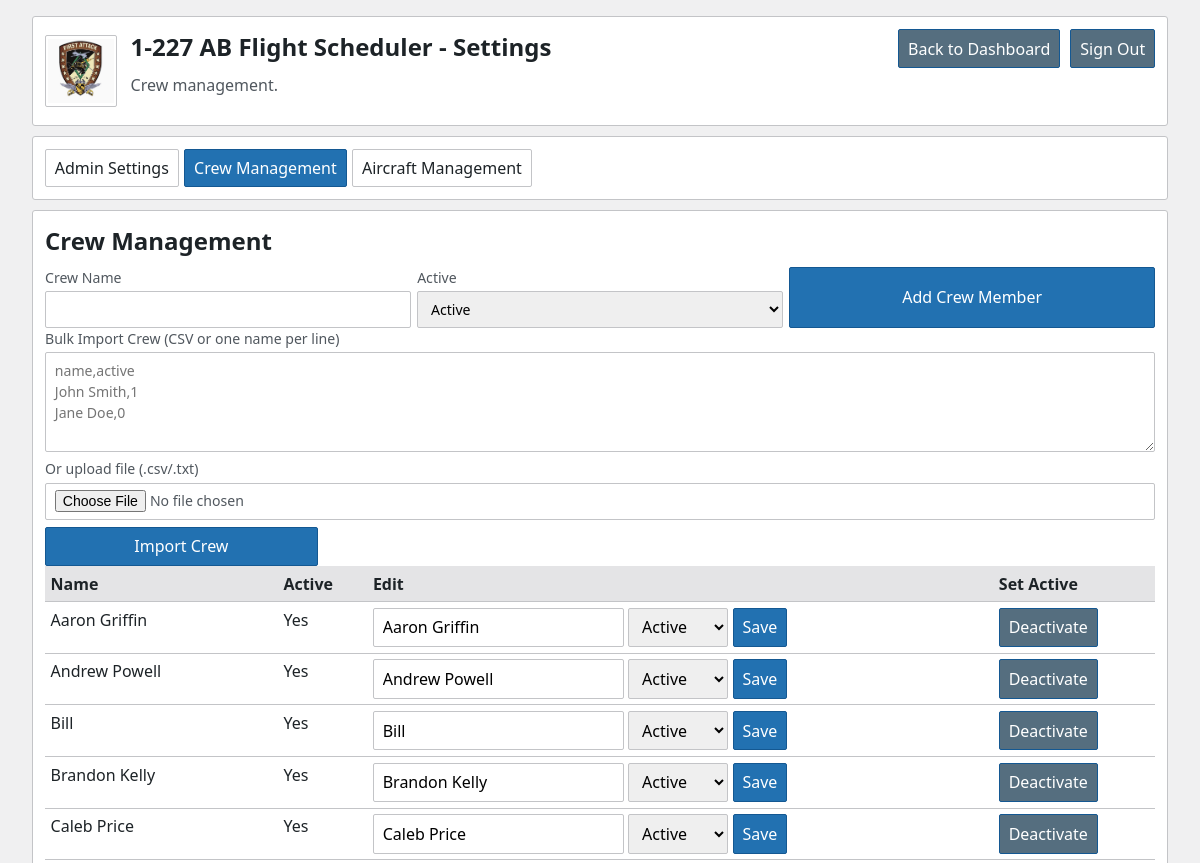
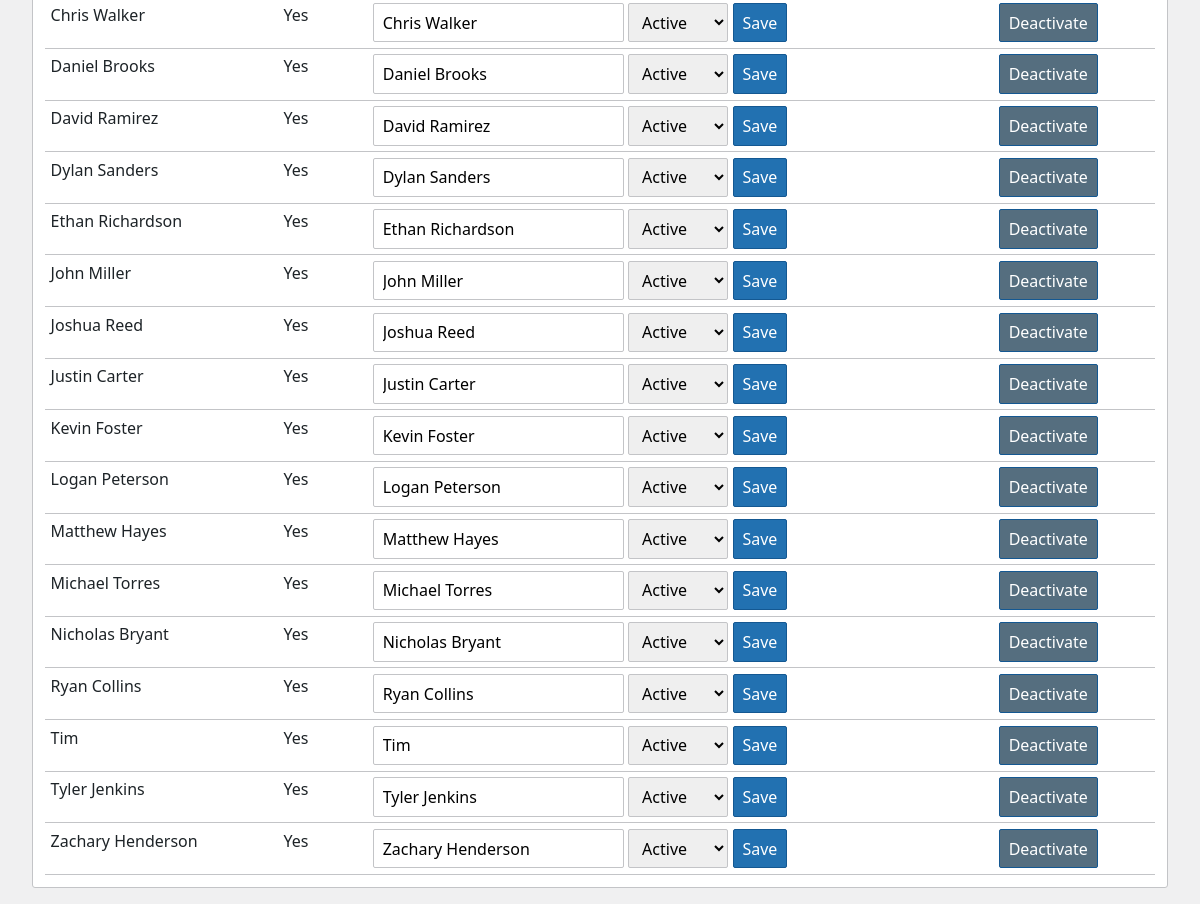
The app's page /settings/crew (signed in) with its own data (2 pictures, top to bottom).
### tables this page shows
CREATE TABLE crew (
                id INTEGER PRIMARY KEY AUTOINCREMENT,
                name TEXT NOT NULL UNIQUE,
                active INTEGER NOT NULL DEFAULT 1
            );

### app.py (the view)
@app.get("/settings/crew")
@login_required
@role_required("admin")
def settings_crew_page():
    with db_conn() as conn:
        crew = conn.execute("SELECT id, name, active FROM crew ORDER BY name").fetchall()
    return render_template(
        "settings_crew.html",
        crew=crew,
        ui_theme=get_app_setting("ui_theme", "light"),
    )

### app.py (called while the page is built)
def db_conn():
    conn = sqlite3.connect(DB_PATH)
    conn.row_factory = sqlite3.Row
    return conn

def current_user():
    uid = session.get("user_id")
    if not uid:
        return None
    with db_conn() as conn:
        return conn.execute(
            "SELECT id, username, role, active FROM users WHERE id = ?",
            (uid,),
        ).fetchone()

def get_app_setting(key: str, default: str = "") -> str:
    with db_conn() as conn:
        row = conn.execute("SELECT value FROM app_settings WHERE key = ?", (key,)).fetchone()
    return row["value"] if row else default

def has_role(user, *roles):
    return bool(user and user["active"] and (user["role"] in roles or user["role"] == "admin"))

def login_required(fn):
    @wraps(fn)
    def wrapper(*args, **kwargs):
        user = current_user()
        if not user:
            return redirect(url_for("login"))
        if not user["active"]:
            session.clear()
            return redirect(url_for("login", error="Account is inactive"))
        return fn(*args, **kwargs)
    return wrapper

def role_required(*roles):
    def decorator(fn):
        @wraps(fn)
        def wrapper(*args, **kwargs):
            user = current_user()
            if not has_role(user, *roles):
                return redirect(url_for("index"))
            return fn(*args, **kwargs)
        return wrapper
    return decorator

@app.context_processor
def inject_user():
    return {"auth_user": current_user(), "ui_theme": get_app_setting("ui_theme", "light")}

### templates/settings_crew.html (shortened to what this page needs)
<!DOCTYPE html>
<html lang="en" data-theme="{{ ui_theme }}">
  <head>
    <link rel="stylesheet" href="{{ url_for('static', filename='styles.css') }}" />
  </head>
  <body>
    <main class="layout">
      <section class="card topbar">
        <div class="brand">
          <img src="{{ url_for('static', filename='brand-logo.png') }}" alt="1-227 AB crest" class="brand-logo" />
          <div>
            <h1>1-227 AB Flight Scheduler - Settings</h1>
            <p class="subtle">Crew management.</p>
          </div>
        </div>
        <div class="user-tools">
          <a class="button secondary" href="/">Back to Dashboard</a>
          <form method="POST" action="/logout">
            <button type="submit" class="secondary">Sign Out</button>
          </form>
        </div>
      </section>
      <section class="card">
        <nav class="settings-menu">
          <a href="/settings/admin">Admin Settings</a>
          <a class="active" href="/settings/crew">Crew Management</a>
          <a href="/settings/aircraft">Aircraft Management</a>
        </nav>
      </section>
      <section class="card">
        <h2>Crew Management</h2>
        <form method="POST" action="/settings/crew" class="grid">
          <label>Crew Name<input name="name" required /></label>
          <label>
            Active
            <select name="active" required>
              <option value="1">Active</option>
            </select>
          </label>
          <button type="submit">Add Crew Member</button>
        </form>
        <form method="POST" action="/settings/crew/import" enctype="multipart/form-data" class="grid">
          <label class="full">
            Bulk Import Crew (CSV or one name per line)
            <textarea name="crew_import_text" rows="4" placeholder="name,active&#10;John Smith,1&#10;Jane Doe,0"></textarea>
          </label>
          <label class="full">
            Or upload file (.csv/.txt)
            <input type="file" name="crew_import_file" accept=".csv,.txt" />
          </label>
          <button type="submit">Import Crew</button>
        </form>
        <div class="table-wrap">
          <table>
            <thead>
              <tr>
                <th>Name</th>
                <th>Active</th>
                <th>Edit</th>
                <th>Set Active</th>
              </tr>
            </thead>
            <tbody>
              {% for member in crew %}
              <tr>
                <td>{{ member.name }}</td>
                <td>{{ "Yes" if member.active else "No" }}</td>
                <td>
                  <form method="POST" action="/settings/crew/{{ member.id }}/update" class="inline">
                    <input name="name" value="{{ member.name }}" required />
                    <select name="active">
                      <option value="1" {% if member.active %}selected{% endif %}>Active</option>
                    </select>
                    <button type="submit">Save</button>
                  </form>
                </td>
                <td>
                  <form method="POST" action="/settings/crew/{{ member.id }}/active" class="inline">
                    <button type="submit" class="secondary">{{ "Deactivate" if member.active else "Activate" }}</button>
                  </form>
                </td>
              </tr>
              {% endfor %}
            </tbody>
          </table>
        </div>
      </section>
    </main>
  </body>
</html>

### static/styles.css (style rules this page uses)
:root { --bg: #f0f0f1; --card: #ffffff; --text: #1d2327; --muted: #50575e; --accent: #2271b1; --line: #c3c4c7; --danger: #b32d2e; --layout-max: 1320px; --font-base: 16px; --touch-target: 44px; }
* { box-sizing: border-box; }
body { margin: 0; font-family: "Avenir Next", "Segoe UI", sans-serif; font-size: var(--font-base); line-height: 1.5; background: var(--bg); color: var(--text); }
.layout { width: min(100%, var(--layout-max)); margin: 0 auto; padding: 0.85rem 1.5rem; display: grid; gap: 0.65rem; }
.card { background: var(--card); border: 1px solid var(--line); border-radius: 3px; padding: 0.75rem; box-shadow: none; }
.topbar { display: flex; justify-content: space-between; align-items: flex-start; gap: 1rem; }
.brand { display: flex; align-items: center; gap: 0.85rem; }
.brand-logo { width: 72px; height: 72px; object-fit: contain; border-radius: 2px; border: 1px solid var(--line); background: var(--card); padding: 0.1rem; }
.user-tools { display: flex; gap: 0.65rem; align-items: center; flex-wrap: wrap; }
h1, h2, h3 { margin: 0 0 0.5rem; }
.subtle { margin-top: 0; color: var(--muted); }
label { display: grid; gap: 0.2rem; color: var(--muted); font-size: 0.88rem; }
input, textarea, select, button, .button { border-radius: 2px; border: 1px solid var(--line); padding: 0.42rem 0.55rem; font: inherit; }
textarea { resize: vertical; }
button, .button { cursor: pointer; background: var(--accent); color: #fff; text-decoration: none; border: 1px solid #145892; display: inline-flex; align-items: center; justify-content: center; min-height: 38px; white-space: nowrap; }
button.secondary, .button.secondary { background: #556e7f; }
.inline { display: flex; gap: 0.3rem; flex-wrap: wrap; }
.grid { display: grid; grid-template-columns: repeat(auto-fit, minmax(220px, 1fr)); gap: 0.4rem; }
.full { grid-column: 1 / -1; }
.table-wrap { overflow-x: auto; -webkit-overflow-scrolling: touch; position: relative; }
.table-wrap::after { content: ""; position: absolute; top: 0; right: 0; bottom: 0; width: 30px; background: linear-gradient(to left, var(--card), transparent); pointer-events: none; opacity: 0; transition: opacity 0.3s ease; }
table { width: 100%; border-collapse: collapse; }
th, td { border-bottom: 1px solid var(--line); padding: 0.35rem 0.35rem; text-align: left; vertical-align: top; }
th { background: color-mix(in srgb, var(--line) 45%, var(--card)); font-weight: 600; }
.settings-menu { display: flex; flex-wrap: wrap; gap: 0.35rem; }
.settings-menu a { text-decoration: none; color: var(--text); border: 1px solid var(--line); padding: 0.35rem 0.55rem; border-radius: 2px; background: var(--card); }
.settings-menu a.active { background: var(--accent); color: #fff; border-color: #145892; }
@media (min-width: 1101px) { :root { --layout-max: 1320px; } }
@media (min-width: 1101px) { .layout { padding: 1rem 2rem; } }

### records on screen
crew: name "Aaron Griffin", active "Yes", active "Active", active "Deactivate"
crew: name "Andrew Powell", active "Yes", active "Active", active "Deactivate"
crew: name "Bill", active "Yes", active "Active", active "Deactivate"
crew: name "Brandon Kelly", active "Yes", active "Active", active "Deactivate"
crew: name "Caleb Price", active "Yes", active "Active", active "Deactivate"
crew: name "Chris Walker", active "Yes", active "Active", active "Deactivate"
crew: name "Daniel Brooks", active "Yes", active "Active", active "Deactivate"
crew: name "David Ramirez", active "Yes", active "Active", active "Deactivate"
crew: name "Dylan Sanders", active "Yes", active "Active", active "Deactivate"
crew: name "Ethan Richardson", active "Yes", active "Active", active "Deactivate"
crew: name "John Miller", active "Yes", active "Active", active "Deactivate"
crew: name "Joshua Reed", active "Yes", active "Active", active "Deactivate"
crew: name "Justin Carter", active "Yes", active "Active", active "Deactivate"
crew: name "Kevin Foster", active "Yes", active "Active", active "Deactivate"
crew: name "Logan Peterson", active "Yes", active "Active", active "Deactivate"
crew: name "Matthew Hayes", active "Yes", active "Active", active "Deactivate"
crew: name "Michael Torres", active "Yes", active "Active", active "Deactivate"
crew: name "Nicholas Bryant", active "Yes", active "Active", active "Deactivate"
crew: name "Ryan Collins", active "Yes", active "Active", active "Deactivate"
crew: name "Tim", active "Yes", active "Active", active "Deactivate"
crew: name "Tyler Jenkins", active "Yes", active "Active", active "Deactivate"
crew: name "Zachary Henderson", active "Yes", active "Active", active "Deactivate"
